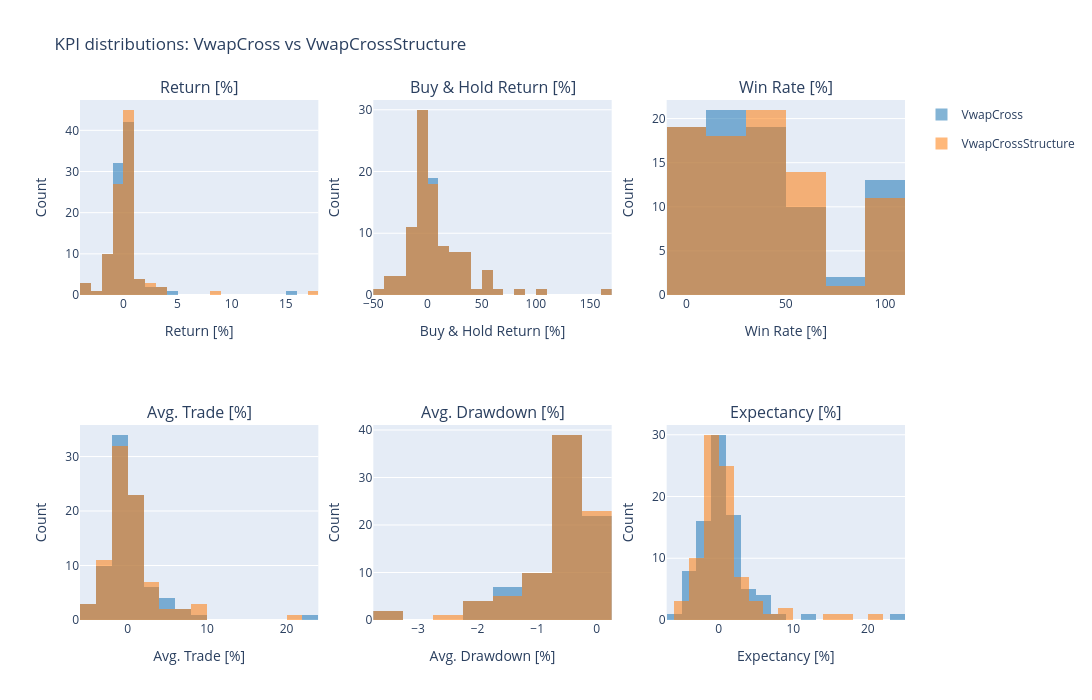

The notebook cell this image was saved under:
### Code cell
from pathlib import Path

import plotly.graph_objects as go
from plotly.subplots import make_subplots

kpi_columns = [
    "Return [%]",
    "Buy & Hold Return [%]",
    "Win Rate [%]",
    "Avg. Trade [%]",
    "Avg. Drawdown [%]",
    "Expectancy [%]",
]
strategy_colors = {
    "VwapCross": "#1f77b4",
    "VwapCrossStructure": "#ff7f0e",
}

results_dir = Path(config["data_dir"]) / "output"
result_paths = {
    strategy: results_dir / strategy / "results.parquet"
    for strategy in strategy_colors
}
missing_files = [str(path) for path in result_paths.values() if not path.is_file()]
if missing_files:
    raise FileNotFoundError(
        "Cannot plot KPI comparisons because these result files are missing: "
        + ", ".join(missing_files)
    )

successful_results = {}
required_columns = ["status", *kpi_columns]
for strategy, path in result_paths.items():
    results = pl.read_parquet(path)
    missing_columns = [
        column for column in required_columns if column not in results.columns
    ]
    if missing_columns:
        raise ValueError(
            f"Cannot plot {strategy} KPI comparisons because its results are missing: "
            + ", ".join(missing_columns)
        )

    successful_results[strategy] = results.filter(pl.col("status") == "success")
    if successful_results[strategy].height == 0:
        raise ValueError(
            f"Cannot plot {strategy} KPI comparisons because there are no successful results."
        )

fig = make_subplots(
    rows=2,
    cols=3,
    subplot_titles=kpi_columns,
)

for index, kpi in enumerate(kpi_columns):
    row = index // 3 + 1
    col = index % 3 + 1

    for strategy, color in strategy_colors.items():
        values = successful_results[strategy].get_column(kpi).drop_nulls().to_list()
        fig.add_trace(
            go.Histogram(
                x=values,
                name=strategy,
                legendgroup=strategy,
                showlegend=index == 0,
                marker_color=color,
                opacity=0.55,
            ),
            row=row,
            col=col,
        )

    fig.update_xaxes(title_text=kpi, row=row, col=col)
    fig.update_yaxes(title_text="Count", row=row, col=col)

fig.update_layout(
    title="KPI distributions: VwapCross vs VwapCrossStructure",
    barmode="overlay",
    height=700,
    width=1_300,
)
fig.show()

### Figure 1 — Plotly figure (JSON) as saved in the notebook; plotly's stock layout.template omitted (floating-point values rounded to 4 significant figures)
{"data": [{"legendgroup": "VwapCross", "marker": {"color": "#1f77b4"}, "name": "VwapCross", "opacity": 0.55, "showlegend": true, "type": "histogram", "x": [-0.2492, -0.4441, 0, 0.5617, -1.622, -3.116, 0.3805, -0.7761, -0.8356, 0.6883, -0.3999, 2.369, 0.7638, -1.266, -0.5943, -0.3389, -0.2637, 0.1218, 0.1344, -0.3941, -0.0012, -2.242, 0.2167, -1.299, 0, -0.7549, 0, 0.6528, 0.412, 0, -0.9616, 0, 3.02, -0.757, -0.1186, -1.029, -0.212, 0, 4.704, 0, -3.406, 0.4286, 1.858, -0.4333, -1.113, -1.479, -0.6765, 0, 0.1919, 2.029, 0.5179, -0.005703, -0.4746, -0.2055, -0.0492, 0.4608, 0.09815, -0.149, -1.173, -0.06814, 0.6672, 1.625, -0.4352, 0.6731, 0, 0.2536, 0.03346, -0.9159, -1.236, 0.5666, 0.603, -0.1187, -1.873, 0, -0.06648, 15.32, 0, 0.4944, -0.0591, -0.2352, -3.334, 3.974, -0.002597, 1.516, 0, 1.244, 0.3133, 0.2436, 0.3662, 0.9686, 0.3787, 0, 0.9387, -0.5269, -0.05168, 0.6406, 0, -1.252], "xaxis": "x", "yaxis": "y"}, {"legendgroup": "VwapCrossStructure", "marker": {"color": "#ff7f0e"}, "name": "VwapCrossStructure", "opacity": 0.55, "showlegend": true, "type": "histogram", "x": [-0.2492, -0.5988, 0, 0.4467, -1.622, -3.116, 0.268, -0.6917, -0.9467, 2.44, -0.3999, 1.922, 0.7038, -1.251, -0.5943, -0.5854, -0.1017, 0.3498, 0.1344, -0.3941, -0.0012, -2.312, 0.4185, -1.002, 0, -0.7549, 0.6382, 0.412, 0, -0.9872, 0, 2.481, -0.8139, -0.1186, -1.029, -0.372, 0, 8.826, 0, -3.43, 0.3847, 2.451, -0.5693, -1.113, -1.433, -0.8578, 0, 0.05034, 0.7385, 0.4367, 0.0967, -0.4746, -0.06158, 0.2322, 0.3859, 0.077, -0.2554, -1.173, 0.1827, 0.6276, 0.9107, -0.4352, 0.2947, 0, 3.961, 0.03346, -0.9159, -1.178, 0.5726, 0.603, -0.2321, -1.916, 0, -0.06648, 17.04, 0, 0.2911, -0.08726, -0.2352, -3.334, 3.759, 0.2071, 1.33, 0, 1.231, 0.2764, 0.1082, 0.2969, 0.5004, 0.3787, 0, 1.375, -0.3714, 0.05494, 0.6406, 0, -1.252], "xaxis": "x", "yaxis": "y"}, {"legendgroup": "VwapCross", "marker": {"color": "#1f77b4"}, "name": "VwapCross", "opacity": 0.55, "showlegend": false, "type": "histogram", "x": [-0.9434, -5.605, -7.782, 164.2, -22.74, -15.28, 0.5193, 65.76, 4.589, -12.34, -32.05, 34.31, 20.27, 36.96, -2.446, 46.79, 0.08097, 53.9, -3.226, -17.06, -7.649, -11.46, -3.654, 23.88, 2.564, -34.92, 0.1503, -10.47, 2.194, 3.151, 58.35, -1.111, 110.0, 2.275, -4.494, 10.28, 6.059, 6.481, 35.79, -0.3853, 19.15, -1.489, 19.33, -4.93, 6.26, 15.48, 35.0, -27.06, 11.11, 28.24, 14.06, -2.232, -4.414, -15.59, -0.8509, 3.627, 26.28, -15.22, -5.759, -37.04, 1.472, 59.21, -7.692, -0.5291, -17.72, 80.93, -2.57, 0.5865, -1.579, 14.29, -4.565, 29.45, -6.619, 0, -3.226, 29.24, -7.529, -20.76, -43.13, -2.054, -8.163, 21.16, -13.64, 14.35, 5.382, 52.12, -11.07, 31.73, -3.468, 3.215, -4.4, -0.07813, 36.32, -1.131, 35.03, 5.64, 2.18, -12.76], "xaxis": "x2", "yaxis": "y2"}, {"legendgroup": "VwapCrossStructure", "marker": {"color": "#ff7f0e"}, "name": "VwapCrossStructure", "opacity": 0.55, "showlegend": false, "type": "histogram", "x": [-0.9434, -5.605, -7.782, 164.2, -22.74, -15.28, 0.5193, 65.76, 4.589, -12.34, -32.05, 34.31, 20.27, 36.96, -2.446, 46.79, 0.08097, 53.9, -3.226, -17.06, -7.649, -11.46, -3.654, 23.88, 2.564, -34.92, -10.47, 2.194, 3.151, 58.35, -1.111, 110.0, 2.275, -4.494, 10.28, 6.059, 6.481, 35.79, -0.3853, 19.15, -1.489, 19.33, -4.93, 6.26, 15.48, 35.0, -27.06, 11.11, 28.24, 14.06, -2.232, -4.414, -15.59, -0.8509, 3.627, 26.28, -15.22, -5.759, -37.04, 1.472, 59.21, -7.692, -0.5291, -17.72, 80.93, -2.57, 0.5865, -1.579, 14.29, -4.565, 29.45, -6.619, 0, -3.226, 29.24, -7.529, -20.76, -43.13, -2.054, -8.163, 21.16, -13.64, 14.35, 5.382, 52.12, -11.07, 31.73, -3.468, 3.215, -4.4, -0.07813, 36.32, -1.131, 35.03, 5.64, 2.18, -12.76], "xaxis": "x2", "yaxis": "y2"}, {"legendgroup": "VwapCross", "marker": {"color": "#1f77b4"}, "name": "VwapCross", "opacity": 0.55, "showlegend": false, "type": "histogram", "x": [33.33, 14.81, 44.44, 0, 3.704, 100, 11.11, 18.18, 66.67, 0, 80, 100, 33.33, 0, 39.39, 33.33, 33.33, 14.29, 0, 0, 9.524, 66.67, 20.83, 0, 47.62, 25, 22.22, 74.07, 20, 0, 0, 33.33, 41.67, 20.51, 100, 100, 26.67, 0, 22.22, 27.27, 26.67, 100, 40, 25, 0, 44.44, 33.33, 100, 40.74, 50, 0, 50, 100, 54.55, 0, 66.67, 58.33, 22.22, 16.67, 6.667, 100, 33.33, 45.83, 20, 0, 16.67, 100, 50, 0, 0, 25, 46.67, 46.67, 100, 53.33, 25, 41.67, 100, 100, 61.11, 25, 42.86, 100, 8.333], "xaxis": "x3", "yaxis": "y3"}, {"legendgroup": "VwapCrossStructure", "marker": {"color": "#ff7f0e"}, "name": "VwapCrossStructure", "opacity": 0.55, "showlegend": false, "type": "histogram", "x": [33.33, 11.11, 44.44, 0, 3.704, 66.67, 11.11, 25, 66.67, 0, 73.33, 100, 33.33, 0, 36.36, 44.44, 33.33, 14.29, 0, 0, 4.762, 100, 23.81, 0, 52.38, 25, 16.67, 66.67, 13.33, 0, 0, 33.33, 41.67, 20.51, 100, 100, 20, 0, 18.52, 27.27, 30, 100, 40, 40, 0, 44.44, 50, 100, 40.74, 50, 0, 66.67, 100, 54.55, 0, 55.56, 44.44, 22.22, 16.67, 6.667, 100, 33.33, 41.67, 20, 0, 16.67, 66.67, 50, 0, 0, 25, 53.33, 46.67, 100, 46.67, 25, 38.89, 50, 100, 66.67, 33.33, 42.86, 100, 8.333], "xaxis": "x3", "yaxis": "y3"}, {"legendgroup": "VwapCross", "marker": {"color": "#1f77b4"}, "name": "VwapCross", "opacity": 0.55, "showlegend": false, "type": "histogram", "x": [-1.393, -0.06794, 9.441, -1.394, -3.135, 1.762, -3.94, -1.449, 1.133, -3.325, 2.647, 23.6, 0.8421, -0.8327, -0.6056, -0.09749, 1.313, -0.3401, -2.162, -0.03177, -5.181, 0.6575, -0.1, -3.243, -1.195, 1.067, -1.577, 5.742, -1.323, -0.4875, -3.497, 0.2953, 4.051, -1.297, 1.152, 6.98, -0.5629, -5.071, -1.04, -1.267, -2.446, 3.827, 0.9804, 0.1018, -1.883, -0.608, -0.6411, 3.743, 0.689, -0.7046, -1.056, -0.8883, 6.55, 1.659, -2.439, 3.94, 1.27, -0.1637, -3.077, -0.6602, 4.705, 2.331, -0.02395, -1.68, -0.2691, 0.3519, 5.927, -0.911, -1.91, -2.152, -0.1583, 0.01492, 1.373, 3.668, -0.3182, 1.599, 0.6391, 0.3377, 1.301, 1.051, -0.3166, 0.5727, 1.825, -4.65], "xaxis": "x4", "yaxis": "y4"}, {"legendgroup": "VwapCrossStructure", "marker": {"color": "#ff7f0e"}, "name": "VwapCrossStructure", "opacity": 0.55, "showlegend": false, "type": "histogram", "x": [-1.393, -0.2067, 8.102, -1.394, -3.135, 1.145, -3.628, -1.226, 3.99, -3.325, 2.365, 21.42, 0.8874, -0.8327, -0.9945, 0.06313, 1.674, -0.3401, -2.162, -0.03177, -5.384, 1.855, -0.1589, -3.243, -1.052, 1.067, -2.029, 4.57, -1.58, -0.4875, -3.497, -0.05791, 9.625, -1.317, 0.7658, 9.09, -0.8138, -5.071, -1.017, -1.438, -2.443, 1.209, 0.9107, 0.3081, -1.883, -0.1687, -0.05596, 3.129, 0.5753, -0.8278, -1.056, 2.066, 6.045, 1.966, -2.439, 1.007, 7.223, -0.1637, -3.077, -0.6257, 4.725, 2.331, -0.4048, -1.712, -0.2691, 0.6601, 2.345, -1.455, -1.91, -2.152, -0.2549, 0.3928, 1.252, 3.434, -0.4729, 0.9778, 0.5483, 0.03931, 1.301, 1.539, -0.2051, 0.9137, 1.825, -4.65], "xaxis": "x4", "yaxis": "y4"}, {"legendgroup": "VwapCross", "marker": {"color": "#1f77b4"}, "name": "VwapCross", "opacity": 0.55, "showlegend": false, "type": "histogram", "x": [-0.4606, -2.007, -0.3036, -1.622, -3.325, -0.3068, -1.253, -1.307, -0.2254, -0.3999, -0.2103, -0.09333, -0.4218, -1.188, -1.536, -0.4658, -0.46, -0.7668, -0.3941, -0.0012, -2.242, -0.2871, -0.7773, -0.9453, -0.2888, -0.04194, -0.3238, -0.4028, -0.6821, -0.1186, -1.029, -0.7729, -0.334, -0.5759, -0.2813, -0.08787, -0.3732, -1.221, -1.164, -0.7142, -1.269, -0.198, -0.3104, -0.2599, -0.4746, -0.3818, -0.3952, -0.2196, -0.494, -0.5283, -1.173, -0.2064, -0.2098, -0.3608, -0.4352, -0.2512, -0.2658, -0.2881, -0.8619, -0.6724, -0.1832, -0.1225, -0.3713, -2.067, -0.1962, -1.641, -0.1568, -0.4836, -0.2352, -3.334, -1.341, -0.3011, -0.2478, -0.1378, -0.1882, -0.1865, -0.5687, -0.1331, -0.1249, -0.4178, -0.6503, -0.444, -0.373, -1.808], "xaxis": "x5", "yaxis": "y5"}, {"legendgroup": "VwapCrossStructure", "marker": {"color": "#ff7f0e"}, "name": "VwapCrossStructure", "opacity": 0.55, "showlegend": false, "type": "histogram", "x": [-0.4606, -2.083, -0.3608, -1.622, -3.325, -0.2285, -1.211, -1.307, -0.1973, -0.3999, -0.2214, -0.0846, -0.4197, -1.188, -1.536, -0.412, -0.4125, -0.7668, -0.3941, -0.0012, -2.312, -0.2876, -0.684, -0.9453, -0.2674, -0.04194, -0.3289, -0.4116, -0.7105, -0.1186, -1.029, -0.7729, -0.5394, -0.6232, -0.2186, -0.1059, -0.3732, -1.221, -1.149, -0.7448, -1.345, -0.1858, -0.2834, -0.2304, -0.4746, -0.3472, -0.3256, -0.2265, -0.5719, -0.5496, -1.173, -0.1231, -0.228, -0.2789, -0.4352, -0.2959, -0.6257, -0.2881, -0.8619, -0.6533, -0.1872, -0.1225, -0.3763, -2.077, -0.1962, -2.189, -0.2852, -0.5116, -0.2352, -3.334, -1.38, -0.2756, -0.2645, -0.1289, -0.2349, -0.22, -0.4732, -0.08741, -0.1249, -0.4875, -0.6279, -0.4138, -0.373, -1.808], "xaxis": "x5", "yaxis": "y5"}, {"legendgroup": "VwapCross", "marker": {"color": "#1f77b4"}, "name": "VwapCross", "opacity": 0.55, "showlegend": false, "type": "histogram", "x": [-1.367, -0.05922, 11.65, -1.393, -3.121, 1.765, -3.895, -1.437, 1.156, -3.325, 2.705, 24.01, 1.056, -0.8312, -0.5223, -0.09622, 1.405, -0.3359, -2.162, -0.03177, -5.077, 0.6778, 0.3081, -3.239, -0.8116, 1.085, -1.092, 6.04, -1.284, -0.4875, -3.492, 0.3348, 6.632, -1.225, 1.152, 7.135, -0.5459, -4.992, -1.004, -1.026, -2.175, 3.903, 1.02, 0.1055, -1.874, -0.4448, -0.6145, 3.744, 0.8557, -0.6639, -1.055, -0.7099, 6.552, 1.781, -2.439, 4.08, 2.332, -0.1615, -3.027, -0.6571, 4.787, 2.387, 0.1376, -1.646, -0.2691, 1.235, 5.961, -0.5174, -1.91, -2.147, 0.3044, 0.03762, 1.442, 3.676, -0.254, 1.713, 0.7094, 0.3377, 1.301, 1.15, -0.3118, 0.7994, 1.825, -4.579], "xaxis": "x6", "yaxis": "y6"}, {"legendgroup": "VwapCrossStructure", "marker": {"color": "#ff7f0e"}, "name": "VwapCrossStructure", "opacity": 0.55, "showlegend": false, "type": "histogram", "x": [-1.367, -0.2003, 9.881, -1.393, -3.121, 1.153, -3.577, -1.212, 4.431, -3.325, 2.434, 21.78, 1.103, -0.8312, -0.9108, 0.06442, 1.795, -0.3359, -2.162, -0.03177, -5.292, 1.856, 0.1333, -3.239, -0.6733, 1.085, -1.539, 4.801, -1.539, -0.4875, -3.492, -0.03515, 14.02, -1.25, 0.7665, 9.287, -0.7969, -4.992, -0.9776, -1.232, -2.193, 1.209, 0.9492, 0.3119, -1.874, 0.03863, -0.02407, 3.131, 0.7342, -0.7897, -1.055, 2.225, 6.045, 2.146, -2.439, 1.154, 17.79, -0.1615, -3.027, -0.6224, 4.806, 2.387, -0.2688, -1.68, -0.2691, 1.706, 2.432, -1.099, -1.91, -2.147, 0.1971, 0.4246, 1.31, 3.445, -0.407, 1.05, 0.6283, 0.03975, 1.301, 1.657, -0.2003, 1.247, 1.825, -4.579], "xaxis": "x6", "yaxis": "y6"}], "layout": {"annotations": [{"font": {"size": 16}, "showarrow": false, "text": "Return [%]", "x": 0.1444, "xanchor": "center", "xref": "paper", "y": 1, "yanchor": "bottom", "yref": "paper"}, {"font": {"size": 16}, "showarrow": false, "text": "Buy & Hold Return [%]", "x": 0.5, "xanchor": "center", "xref": "paper", "y": 1, "yanchor": "bottom", "yref": "paper"}, {"font": {"size": 16}, "showarrow": false, "text": "Win Rate [%]", "x": 0.8556, "xanchor": "center", "xref": "paper", "y": 1, "yanchor": "bottom", "yref": "paper"}, {"font": {"size": 16}, "showarrow": false, "text": "Avg. Trade [%]", "x": 0.1444, "xanchor": "center", "xref": "paper", "y": 0.375, "yanchor": "bottom", "yref": "paper"}, {"font": {"size": 16}, "showarrow": false, "text": "Avg. Drawdown [%]", "x": 0.5, "xanchor": "center", "xref": "paper", "y": 0.375, "yanchor": "bottom", "yref": "paper"}, {"font": {"size": 16}, "showarrow": false, "text": "Expectancy [%]", "x": 0.8556, "xanchor": "center", "xref": "paper", "y": 0.375, "yanchor": "bottom", "yref": "paper"}], "barmode": "overlay", "height": 700, "title": {"text": "KPI distributions: VwapCross vs VwapCrossStructure"}, "width": 1300, "xaxis": {"anchor": "y", "domain": [0, 0.2889], "title": {"text": "Return [%]"}}, "xaxis2": {"anchor": "y2", "domain": [0.3556, 0.6444], "title": {"text": "Buy & Hold Return [%]"}}, "xaxis3": {"anchor": "y3", "domain": [0.7111, 1], "title": {"text": "Win Rate [%]"}}, "xaxis4": {"anchor": "y4", "domain": [0, 0.2889], "title": {"text": "Avg. Trade [%]"}}, "xaxis5": {"anchor": "y5", "domain": [0.3556, 0.6444], "title": {"text": "Avg. Drawdown [%]"}}, "xaxis6": {"anchor": "y6", "domain": [0.7111, 1], "title": {"text": "Expectancy [%]"}}, "yaxis": {"anchor": "x", "domain": [0.625, 1], "title": {"text": "Count"}}, "yaxis2": {"anchor": "x2", "domain": [0.625, 1], "title": {"text": "Count"}}, "yaxis3": {"anchor": "x3", "domain": [0.625, 1], "title": {"text": "Count"}}, "yaxis4": {"anchor": "x4", "domain": [0, 0.375], "title": {"text": "Count"}}, "yaxis5": {"anchor": "x5", "domain": [0, 0.375], "title": {"text": "Count"}}, "yaxis6": {"anchor": "x6", "domain": [0, 0.375], "title": {"text": "Count"}}}}
